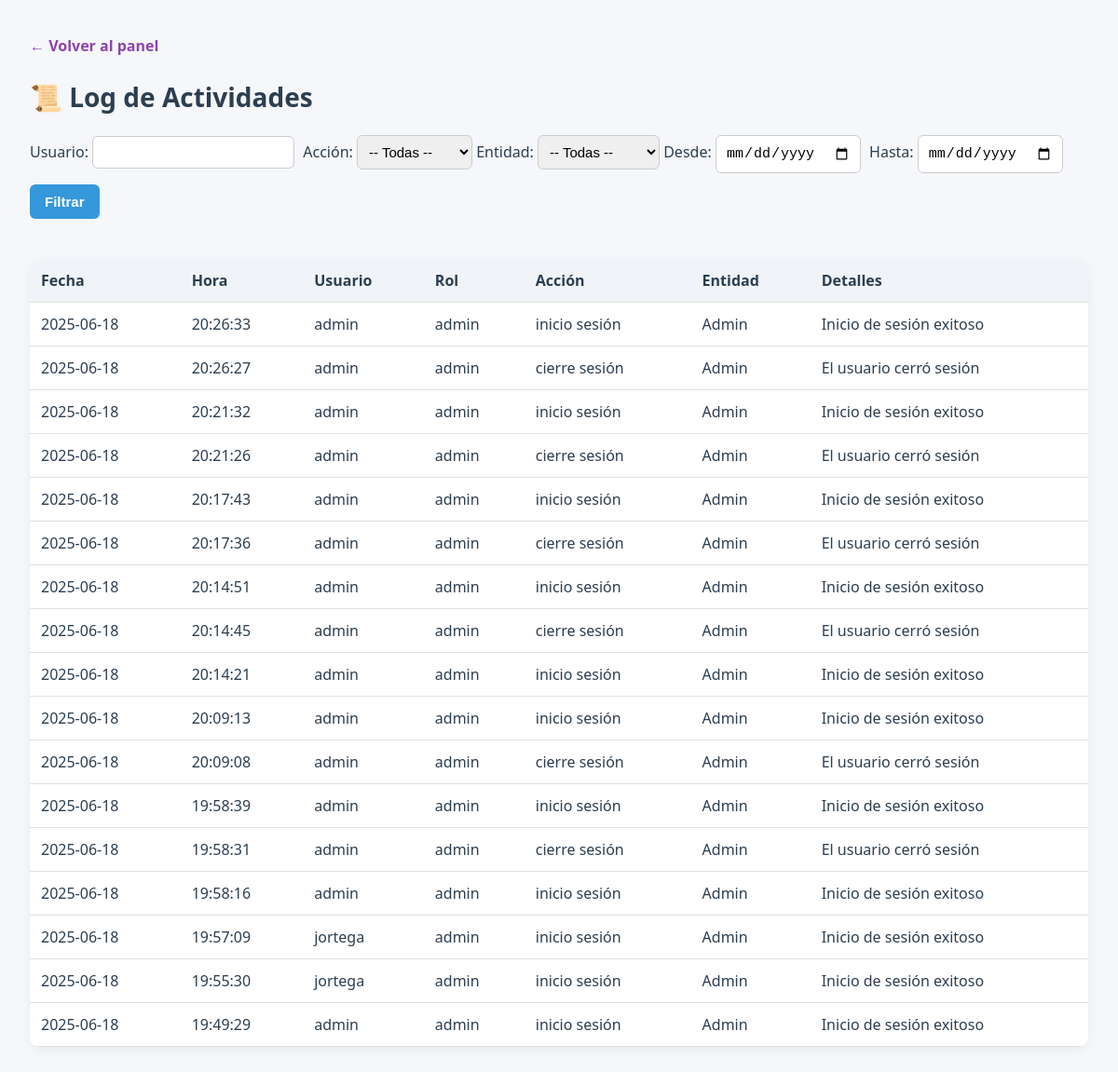
Before: /admin/log (signed in) with the older database file.
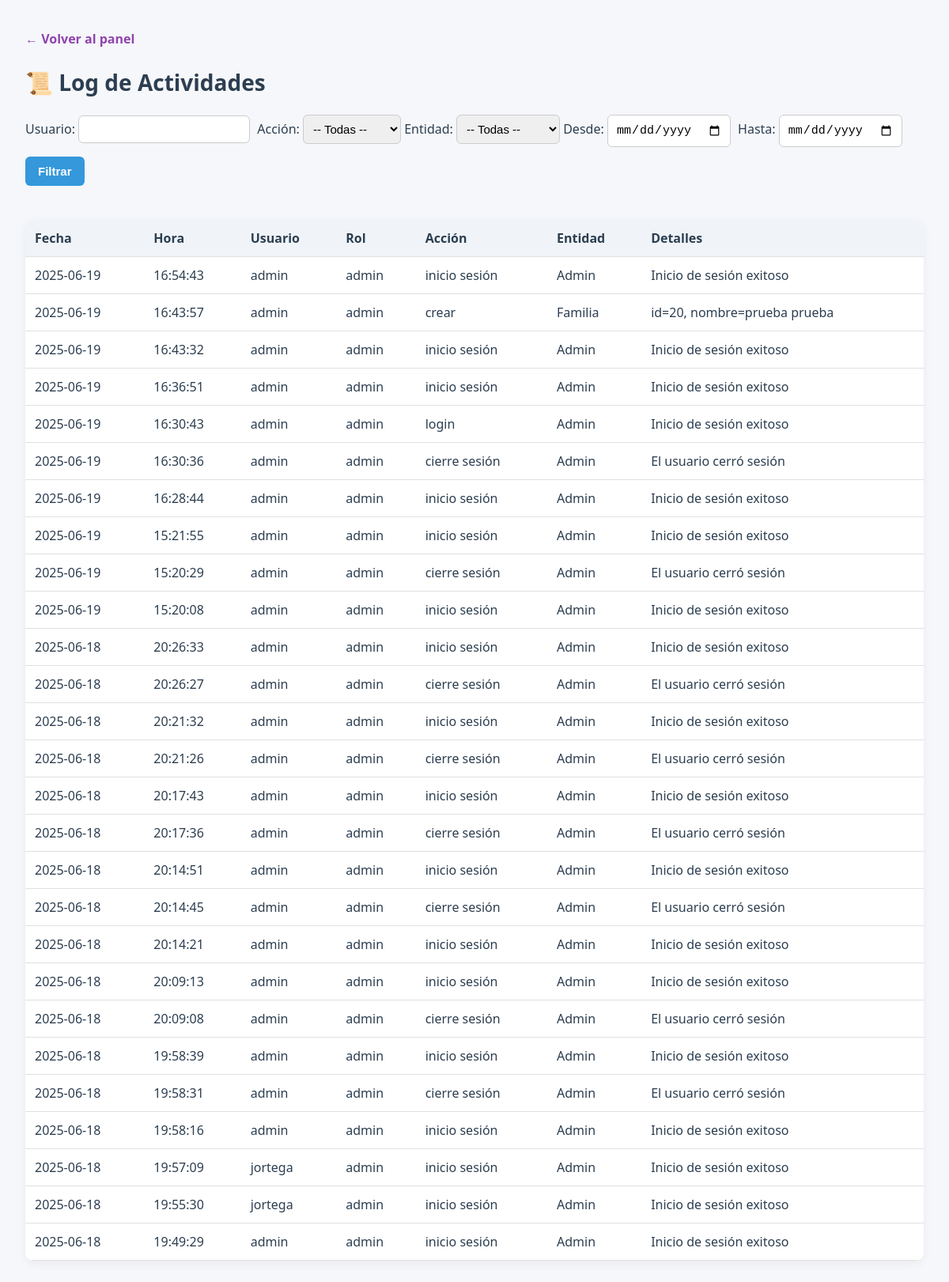
After: the same page with the newer database file.
### app/models.py (models this page shows, shortened)
class LogEntry(db.Model):
    __tablename__ = 'log_entries'
    id = db.Column(db.Integer, primary_key=True)
    timestamp = db.Column(db.DateTime, default=datetime.utcnow, nullable=False)
    user = db.Column(db.String(64), nullable=False)
    role = db.Column(db.String(32), nullable=False)
    action = db.Column(db.String(32), nullable=False)   # e.g. 'crear', 'editar', 'eliminar', 'login'
    entity = db.Column(db.String(32), nullable=False)   # e.g. 'Familia', 'EventoQR', 'Admin'
    details = db.Column(db.Text, nullable=True)         # Descripción detallada

### app/routes.py (the view)
@app.route("/admin/log")
@login_requerido_admin
def log():
    usuario     = request.args.get("usuario", "")
    accion      = request.args.get("accion", "")
    entidad     = request.args.get("entidad", "")
    fecha_desde = request.args.get("desde", "")
    fecha_hasta = request.args.get("hasta", "")
    q = LogEntry.query
    if usuario:
        q = q.filter(LogEntry.user.ilike(f"%{usuario}%"))
    if accion:
        q = q.filter(LogEntry.action == accion)
    if entidad:
        q = q.filter(LogEntry.entity == entidad)
    if fecha_desde:
        dt = datetime.strptime(fecha_desde, "%Y-%m-%d")
        q = q.filter(LogEntry.timestamp >= dt)
    if fecha_hasta:
        dt = datetime.strptime(fecha_hasta, "%Y-%m-%d") + timedelta(hours=23, minutes=59, seconds=59)
        q = q.filter(LogEntry.timestamp <= dt)
    entries = q.order_by(LogEntry.timestamp.desc()).all()
    local_tz = pytz.timezone("America/Mexico_City")
    for e in entries:
        e.local_ts = e.timestamp.replace(tzinfo=pytz.utc).astimezone(local_tz)
    return render_template("log.html", entries=entries)

### app/__init__.py (called while the page is built)
@app.before_request
def mantener_sesion_activa():
    session.permanent = True

### app/routes.py (called while the page is built)
def login_requerido_admin(f):
    @wraps(f)
    def decorada(*args, **kwargs):
        if "admin_id" not in session:
            return redirect(url_for("login"))
        return f(*args, **kwargs)
    return decorada

### app/templates/log.html (shortened to what this page needs)
<!DOCTYPE html>
<html lang="es">
<head>
    <link rel="stylesheet" href="{{ url_for('static', filename='css/admin.css') }}">
    <link rel="stylesheet" href="https://cdn.datatables.net/1.13.6/css/jquery.dataTables.min.css">
</head>
<body>
    <div style="text-align:left; margin-bottom:1rem;">
        <a href="{{ url_for('panel_admin') }}">← Volver al panel</a>
    </div>
    <h1>📜 Log de Actividades</h1>
    <div class="filter-form" style="margin-bottom:1.5rem;">
    <form method="GET">
        <label>Usuario:</label>
        <input type="text" name="usuario" value="{{ request.args.get('usuario','') }}">
        <label>Acción:</label>
        <select name="accion">
            <option value="">-- Todas --</option>
        </select>
        <label>Entidad:</label>
        <select name="entidad">
            <option value="">-- Todas --</option>
        </select>
        <label>Desde:</label>
        <input type="date" name="desde" value="{{ request.args.get('desde','') }}">
        <label>Hasta:</label>
        <input type="date" name="hasta" value="{{ request.args.get('hasta','') }}">
        <button type="submit" class="btn-primary">Filtrar</button>
    </form>
    </div>
    <table id="tabla-log" class="display stripe" style="width:100%;">
    <thead>
        <tr>
            <th>Fecha</th>
            <th>Hora</th>
            <th>Usuario</th>
            <th>Rol</th>
            <th>Acción</th>
            <th>Entidad</th>
            <th>Detalles</th>
        </tr>
    </thead>
    <tbody>
        {% for entry in entries %}
        {% set local = entry.timestamp.astimezone() %}
        <tr>
            <td>{{ local.strftime("%Y-%m-%d") }}</td>
            <td>{{ "%02d:%02d:%02d"|format(local.hour, local.minute, local.second) }}</td>
            <td>{{ entry.user }}</td>
            <td>{{ entry.role }}</td>
            <td>{{ entry.action }}</td>
            <td>{{ entry.entity }}</td>
            <td>{{ entry.details }}</td>
        </tr>
        {% endfor %}
        </tbody>
    </table>
</body>
</html>

### app/static/css/admin.css (style rules this page uses)
body { font-family: Arial, sans-serif; background-color: #f5f5f5; padding: 2rem; margin: 0; color: #2c3e50; }
h1 { font-size: 28px; margin-bottom: 1rem; color: #2c3e50; }
select, input[type="text"] { padding: 8px; font-size: 15px; border-radius: 6px; border: 1px solid #ccc; margin-bottom: 10px; max-width: 100%; }
button { cursor: pointer; border: none; padding: 6px 10px; border-radius: 5px; font-weight: bold; margin-left: 4px; }
.btn-primary { background-color: #3498db; color: white; padding: 8px 16px; border-radius: 6px; font-weight: bold; transition: background-color 0.2s ease; }
a { color: #8e44ad; text-decoration: none; font-weight: bold; display: inline-block; margin: 6px 0; }
table { width: 100%; border-collapse: collapse; margin-top: 20px; background-color: white; border-radius: 10px; overflow: hidden; box-shadow: 0 4px 10px rgba(0,0,0,0.05); }
th { background-color: #f0f4f8; font-weight: bold; }
th, td { padding: 12px; border-bottom: 1px solid #ddd; text-align: left; }
body { font-family: 'Segoe UI', Tahoma, Geneva, Verdana, sans-serif; background-color: #f5f7fa; margin: 0; padding: 2rem; color: #2c3e50; }
h1, h2 { color: #2c3e50; margin-bottom: 1rem; }
a { color: #8e44ad; font-weight: bold; text-decoration: none; }
form input, form button { padding: 10px; margin: 6px 5px 6px 0; font-size: 15px; border-radius: 6px; border: 1px solid #ccc; }
form button { background-color: #6c5ce7; color: white; font-weight: bold; border: none; cursor: pointer; transition: background-color 0.3s; }
.btn-primary { display: inline-block; background-color: #3498db; color: white; padding: 10px 16px; border-radius: 6px; margin-bottom: 1.2rem; font-weight: bold; text-decoration: none; }
table { width: 100%; background-color: white; border-collapse: collapse; margin-top: 20px; border-radius: 10px; box-shadow: 0 4px 12px rgba(0, 0, 0, 0.05); overflow: hidden; }
th, td { padding: 12px; border-bottom: 1px solid #e0e0e0; text-align: left; }
button { cursor: pointer; border: none; padding: 6px 10px; border-radius: 5px; font-weight: bold; margin: 0 2px; }

Changed rows visible on the page:
added LogEntry: strftime "2025-06-19", hour "16:54:43", user "admin", role "admin", action "inicio sesión", entity "Admin", details "Inicio de sesión exitoso"
added LogEntry: strftime "2025-06-19", hour "16:43:57", user "admin", role "admin", action "crear", entity "Familia", details "id=20, nombre=prueba prueba"
added LogEntry: strftime "2025-06-19", hour "16:43:32", user "admin", role "admin", action "inicio sesión", entity "Admin", details "Inicio de sesión exitoso"
added LogEntry: strftime "2025-06-19", hour "16:36:51", user "admin", role "admin", action "inicio sesión", entity "Admin", details "Inicio de sesión exitoso"
added LogEntry: strftime "2025-06-19", hour "16:30:43", user "admin", role "admin", action "login", entity "Admin", details "Inicio de sesión exitoso"
added LogEntry: strftime "2025-06-19", hour "16:30:36", user "admin", role "admin", action "cierre sesión", entity "Admin", details "El usuario cerró sesión"
added LogEntry: strftime "2025-06-19", hour "16:28:44", user "admin", role "admin", action "inicio sesión", entity "Admin", details "Inicio de sesión exitoso"
added LogEntry: strftime "2025-06-19", hour "15:21:55", user "admin", role "admin", action "inicio sesión", entity "Admin", details "Inicio de sesión exitoso"
added LogEntry: strftime "2025-06-19", hour "15:20:29", user "admin", role "admin", action "cierre sesión", entity "Admin", details "El usuario cerró sesión"
added LogEntry: strftime "2025-06-19", hour "15:20:08", user "admin", role "admin", action "inicio sesión", entity "Admin", details "Inicio de sesión exitoso"
